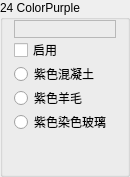
                 <widget class="QGroupBox" name="Base24">
                  <property name="sizePolicy">
                   <sizepolicy hsizetype="Fixed" vsizetype="Preferred">
                    <horstretch>0</horstretch>
                    <verstretch>0</verstretch>
                   </sizepolicy>
                  </property>
                  <property name="minimumSize">
                   <size>
                    <width>130</width>
                    <height>0</height>
                   </size>
                  </property>
                  <property name="maximumSize">
                   <size>
                    <width>130</width>
                    <height>16777215</height>
                   </size>
                  </property>
                  <property name="autoFillBackground">
                   <bool>true</bool>
                  </property>
                  <property name="title">
                   <string>24 ColorPurple</string>
                  </property>
                  <property name="flat">
                   <bool>false</bool>
                  </property>
                  <layout class="QVBoxLayout" name="verticalLayout_41">
                   <property name="spacing">
                    <number>0</number>
                   </property>
                   <property name="topMargin">
                    <number>0</number>
                   </property>
                   <property name="bottomMargin">
                    <number>0</number>
                   </property>
                   <item>
                    <widget class="QLabel" name="Color24">
                     <property name="font">
                      <font>
                       <family>微软雅黑</family>
                       <pointsize>9</pointsize>
                      </font>
                     </property>
                     <property name="frameShape">
                      <enum>QFrame::StyledPanel</enum>
                     </property>
                     <property name="text">
                      <string/>
                     </property>
                    </widget>
                   </item>
                   <item>
                    <widget class="QCheckBox" name="Enable24">
                     <property name="text">
                      <string>启用</string>
                     </property>
                    </widget>
                   </item>
                   <item>
                    <widget class="QRadioButton" name="is24Concrete">
                     <property name="text">
                      <string>紫色混凝土</string>
                     </property>
                     <property name="icon">
                      <iconset resource="../BlockTextures.qrc">
                       <normaloff>:/new/Textures/Slope/block/purple_concrete.png</normaloff>:/new/Textures/Slope/block/purple_concrete.png</iconset>
                     </property>
                    </widget>
                   </item>
                   <item>
                    <widget class="QRadioButton" name="is24Wool">
                     <property name="text">
                      <string>紫色羊毛</string>
                     </property>
                     <property name="icon">
                      <iconset resource="../BlockTextures.qrc">
                       <normaloff>:/new/Textures/Slope/block/purple_wool.png</normaloff>:/new/Textures/Slope/block/purple_wool.png</iconset>
                     </property>
                    </widget>
                   </item>
                   <item>
                    <widget class="QRadioButton" name="is24StainedGlass">
                     <property name="text">
                      <string>紫色染色玻璃</string>
                     </property>
                     <property name="icon">
                      <iconset resource="../BlockTextures.qrc">
                       <normaloff>:/new/Textures/Slope/block/purple_stained_glass.png</normaloff>:/new/Textures/Slope/block/purple_stained_glass.png</iconset>
                     </property>
                    </widget>
                   </item>
                   <item>
                    <spacer name="verticalSpacer_38">
                     <property name="orientation">
                      <enum>Qt::Vertical</enum>
                     </property>
                     <property name="sizeHint" stdset="0">
                      <size>
                       <width>20</width>
                       <height>40</height>
                      </size>
                     </property>
                    </spacer>
                   </item>
                  </layout>
                 </widget>
